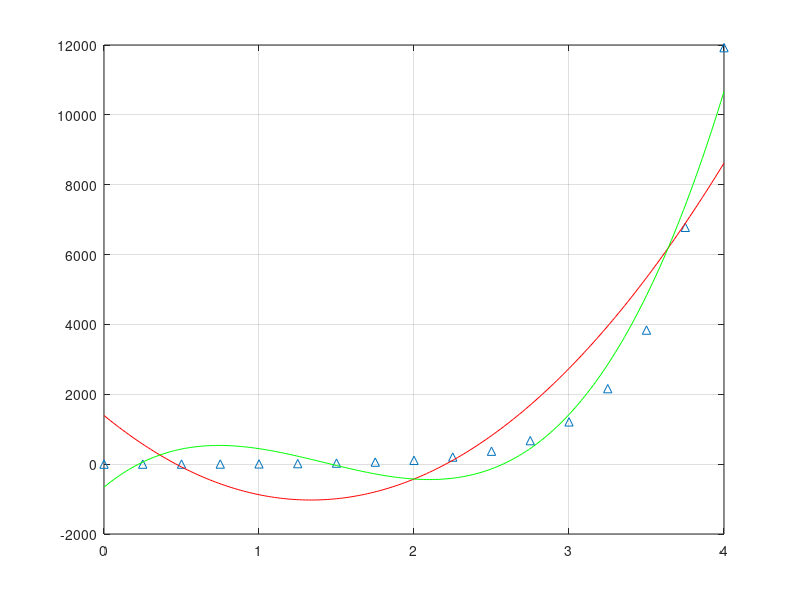

The MATLAB source for this figure:
x=0:0.25:4;
y=x.*exp(2.*x);
xx=0:0.02:4;
p2=polyfit(x,y,2)
y2=polyval(p2,xx);
plot(x,y,'^',xx,y2,'r')
axis on
hold on
p3=polyfit(x,y,3)
y3=polyval(p3,xx);
grid on
plot(xx,y3,'g')

